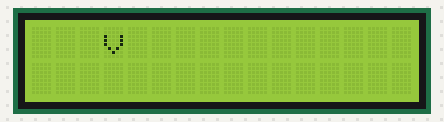
Recording of a sketch running on a simulated ESP8266 (NodeMCU). Shown: 16×2 character LCD. WiFi joins after 1.5 s; servers stay silent unless stated; network time is answered at once with the bench clock; the local clock reads 2024-03-15 10:24:30 at power-on unless the sketch sets it; what the sketch prints to the serial monitor is not drawn.

Above: at 0.1 s.
At 0.9 s:
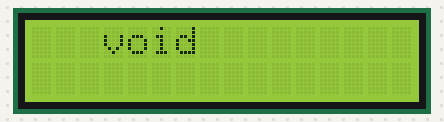
At 1.6 s:
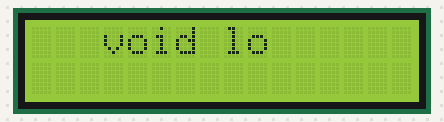
At 2.1 s:
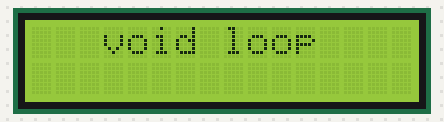
At 2.6 s:
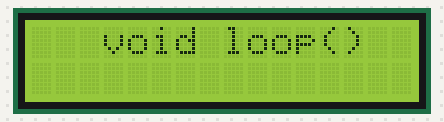
At 3.1 s:
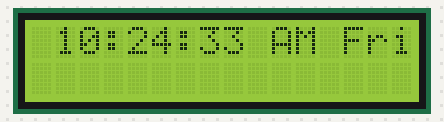

The sketch:

DigitalClock_with_NTP.ino
```cpp
#include <NTPClient.h>
#include <ESP8266WiFi.h>
#include <WiFiUdp.h>
#include <Wire.h>
#include <LiquidCrystal_I2C.h>
LiquidCrystal_I2C lcd(0x27, 16, 2);

const char *ssid     = "HUAWEI nova 9";
const char *password = "Cosmin2007";
WiFiUDP ntpUDP;
/*
   for INDIA 5:30
   5X60X60 = 18000
   30x60 = 1800
   1800+18000 = 198000
*/
NTPClient timeClient(ntpUDP, "ro.pool.ntp.org", 10800, 60000);
String voidloop[] = {"v", "o", "i", "d", " ", "l", "o", "o", "p", "(", ")"};
String arr_days[] = {"Sun", "Mon", "Tue", "Wed", "Thu", "Fri", "Sat"};
String date_time;

void setup() {
  Serial.begin(115200);
  lcd.init();
  lcd.backlight();
  lcd.clear();
  WiFi.begin(ssid, password);

  while (WiFi.status() != WL_CONNECTED)
  {

    for (int i = 0; i <= 10; i++)
    {
      lcd.setCursor(i + 3, 0);
      lcd.print(voidloop[i]);
      delay(250);
      Serial.print ( "." );
    }
  }

  Serial.println("connected... :)");
  timeClient.begin();

  lcd.clear();


}

void loop() {
  timeClient.update();  // time update from NTP server

  Serial.print(timeClient.getFormattedTime());
  Serial.print(" ");


  int hh = timeClient.getHours();
  int mm = timeClient.getMinutes();
  int ss = timeClient.getSeconds();

  lcd.setCursor(1, 0);
  if (hh > 12)
  {
    hh = hh - 12;
    if (hh < 10) {
      lcd.print(0);
      lcd.print(hh);
    }
    else
    {
      lcd.print(hh);
    }

    lcd.print(":");
    if (mm < 10) {
      lcd.print(0);
      lcd.print(mm);
    }
    else
    {
      lcd.print(mm);
    }
    lcd.print(":");
    if (ss < 10) {
      lcd.print(0);
      lcd.print(ss);
    }
    else
    {
      lcd.print(ss);
    }
    lcd.print(" PM");
  }
  else
  {
    if (hh < 10) {
      lcd.print(0);
      lcd.print(hh);
    }
    else
    {
      lcd.print(hh);
    }

    lcd.print(":");
    if (mm < 10) {
      lcd.print(0);
      lcd.print(mm);
    }
    else
    {
      lcd.print(mm);
    }
    lcd.print(":");
    if (ss < 10) {
      lcd.print(0);
      lcd.print(ss);
    }
    else
    {
      lcd.print(ss);
    }
    lcd.print(" AM");
  }


  int day = timeClient.getDay();
  lcd.print(" ");
  lcd.print(arr_days[day]);  //  it will print day
  lcd.print(" ");

  lcd.setCursor(3, 1);


}
```

Measured:
- what the display in image 1 shows lasts 0.5 s, from 0.8 s to 1.3 s
- what the display in image 5 shows lasts 1.0 s, from 3.0 s to 4.0 s
